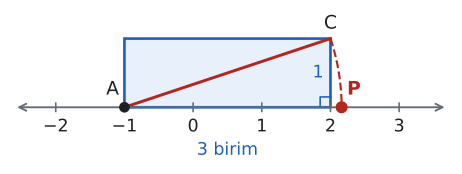

This figure's Python source:
import sys; sys.path.insert(0, "tools")
from cizim import *

# Soru 10: köşesi A = −1'de olan 3 × 1 dikdörtgen; A merkezli, |AC| yarıçaplı yay doğruyu P'de keser (P = −1 + √10).
fig, ax = sekil(6, 3.2)
ax.set_aspect("equal"); ax.axis("off")
ax.annotate("", xy=(3.7, 0), xytext=(-2.6, 0), arrowprops=dict(arrowstyle="<->", color=SOLUK, lw=1.4))
for t in range(-2, 4):
    ax.plot([t, t], [-0.06, 0.06], color=SOLUK, lw=1.2)
    ax.text(t, -0.16, str(t).replace("-", "−"), ha="center", va="top", fontsize=13)
ax.add_patch(patches.Rectangle((-1, 0), 3, 1, facecolor=MAVI_ACIK, edgecolor=MAVI, lw=2))
ax.plot([1.85, 1.85, 2], [0, 0.15, 0.15], color=MAVI, lw=1.2)
ax.plot([-1, 2], [0, 1], color=KIRMIZI, lw=2.2)
r = np.sqrt(10)
t = np.linspace(np.arctan2(1, 3), 0, 60)
ax.plot(-1 + r * np.cos(t), r * np.sin(t), color=KIRMIZI, lw=1.6, ls="--")
ax.plot(-1, 0, "o", color=YAZI, markersize=7, zorder=6)
ax.plot(-1 + r, 0, "o", color=KIRMIZI, markersize=8, zorder=6)
ax.text(-1.08, 0.12, "A", ha="right", va="bottom", fontsize=14)
ax.text(2.0, 1.08, "C", ha="center", va="bottom", fontsize=14)
ax.text(-1 + r + 0.08, 0.12, "P", ha="left", va="bottom", color=KIRMIZI, fontsize=14, fontweight="bold")
ax.text(1.9, 0.5, "1", ha="right", va="center", color=MAVI, fontsize=13)
ax.text(0.5, -0.5, "3 birim", ha="center", va="top", color=MAVI, fontsize=13)
ax.set_xlim(-2.7, 3.8); ax.set_ylim(-0.85, 1.45)
kaydet(fig, __file__)
